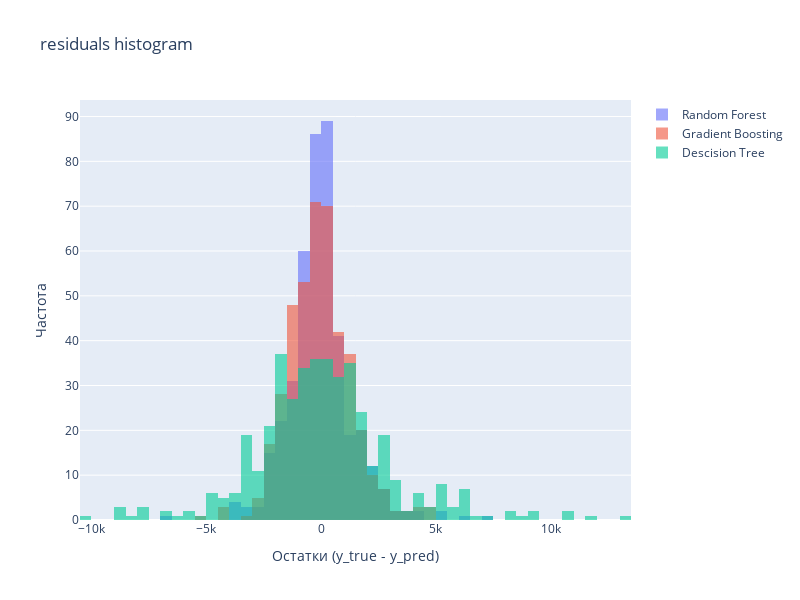

Source (notebook cell):
### Code cell
plot_predictions(tree_models_preds, y_tree_test)

### Figure 1 — Plotly figure (JSON) as saved in the notebook; plotly's stock layout.template omitted (floating-point values rounded to 4 significant figures; data arrays with more than 128 entries replaced by an {"elided": "..."} marker saying what was removed)
{"data": [{"name": "Random Forest", "nbinsx": 50, "opacity": 0.6, "type": "histogram", "x": {"elided": "423 float values"}}, {"name": "Gradient Boosting", "nbinsx": 50, "opacity": 0.6, "type": "histogram", "x": {"elided": "423 float values"}}, {"name": "Descision Tree", "nbinsx": 50, "opacity": 0.6, "type": "histogram", "x": {"elided": "423 float values"}}], "layout": {"barmode": "overlay", "height": 600, "title": {"text": "residuals histogram"}, "width": 800, "xaxis": {"title": {"text": "Остатки (y_true - y_pred)"}}, "yaxis": {"title": {"text": "Частота"}}}}
